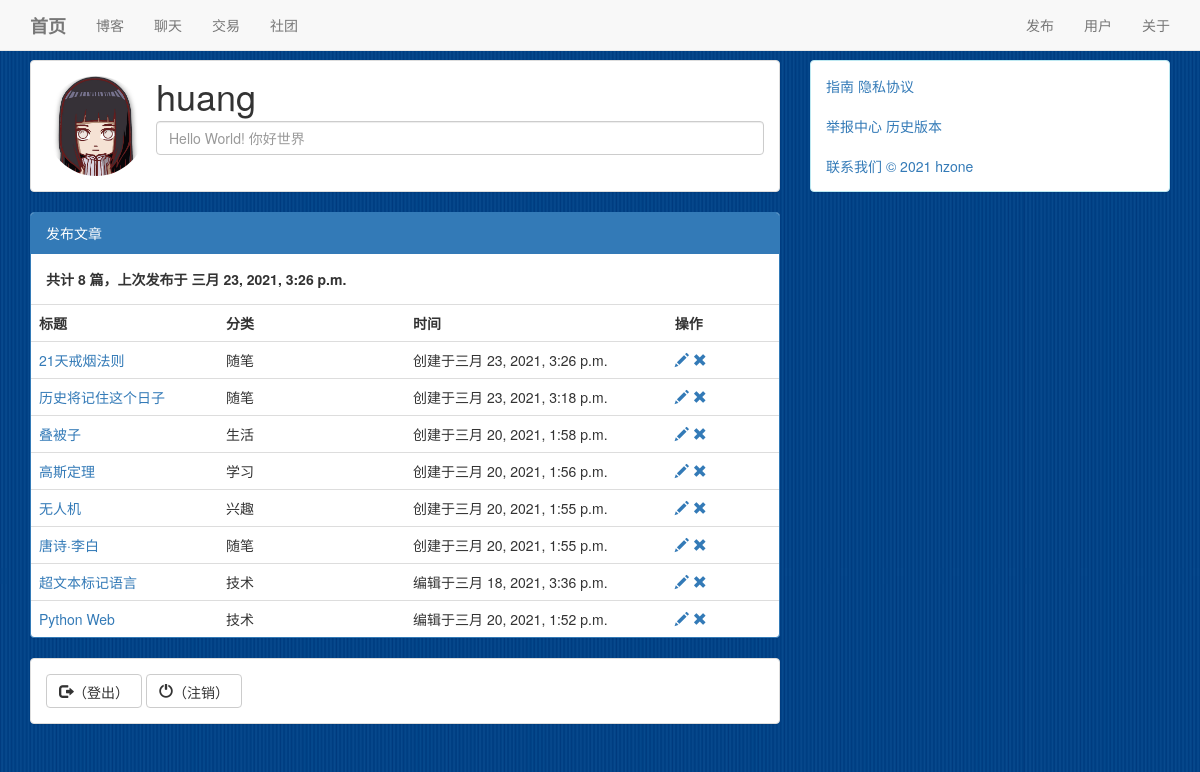
/user/1 (signed in), run on an earlier commit of the app's database.
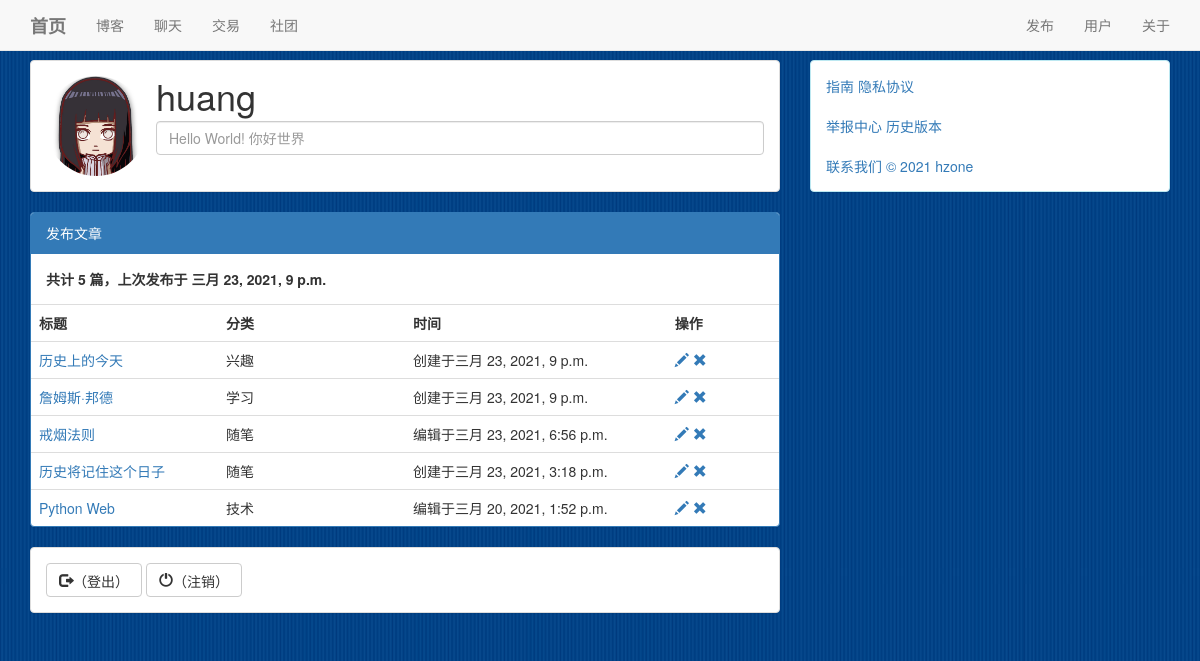
And on a later commit of the database.
### user/models.py (models this page shows)
class User(AbstractUser):
    motto = TextField(max_length=24,default='nothing at all')
    icon = ImageField(default="./static/image/icon/default/male.png",upload_to='./static/image/icon/upload/')
    class Meta:
        ordering = ['-id']
        verbose_name = '用户'
        verbose_name_plural = '用户'
    def __str__(self):
        return self.username

### blog/models.py (models this page shows, shortened)
class Atc(Model):
    title = CharField(max_length=30)
    content = TextField()
    author = ForeignKey(User,on_delete = DO_NOTHING)
    create_time = DateTimeField(auto_now_add=True)
    update_time = DateTimeField(auto_now=True)
    type = ForeignKey(AtcType,on_delete = DO_NOTHING)
    class Meta:
        ordering=['-create_time']
        verbose_name = '博客'
        verbose_name_plural = '博客'

class AtcType(Model):
    name = CharField(max_length=20)
    def __str__(self):
        return self.name
    class Meta:
        verbose_name = '分类'
        verbose_name_plural = '分类'

### user/views.py (the view, shortened to what this page needs)
# urls.py: path('<int:pk>',Room.as_view()),
class Room(View):
    def get(self,request,pk):
        form = userForm()
        user = get_object_or_404(User,pk = pk)
        context = {
            'visitor' :request.user,
            'user' : user,
            'form' : form,
            'atcs' : Atc.objects.filter(author = user),
        }
        return render(request,'room.html',context)

### user/forms.py
class userForm(forms.Form):
    icon = forms.ImageField(label = '用户头像',required= False)
    motto = forms.CharField(label= '个性签名',required= False)

### user/templates/room.html (shortened to what this page needs)
{% extends 'base.html' %}
    {% load static %}
    {% block main %}
        <div class="panel panel-default">
            <div class="panel-body">
                <div class="media">
                    <div class="media-left media-middle">
                        <img id = 'icon' class="img-circle" src="/{{ user.icon }}" height="100px" width="100px">
                    </div>
                    <div class="media-body">
                        <h1 class="media-heading">{{ user }}</h1>
                        <form id='user_form' enctype="multipart/form-data" action="./{{ user.id }}" method="post">
                            <input type="text" name="motto" id="id_motto" placeholder = "{{ user.motto }}" class="form-control">
                        </form>
                    </div>
                </div>
            </div>
        </div>
        <div class="panel panel-primary">
            <div class="panel-heading">发布文章</div>
            <div class="panel-body">
                <strong>共计 {{ atcs.count }} 篇，上次发布于 {{ atcs.first.create_time }}</strong>
            </div>
            <table class="table">
                <tr>
                    <th style="width:25%">标题</th>
                    <th style="width:25%">分类</th>
                    <th style="width:35%">时间</th>
                    {% if user == visitor %}
                        <th style="width:15%">操作</th>
                    {% endif %}
                </tr>
                {% for atc in atcs %}
                    <tr>
                        <td><a href="/blog/{{atc.pk}}">{{ atc.title }}</a></td>
                        <td>{{ atc.type }}</td>
                        {% if atc.create_time == atc.update_time %}
                            <td>创建于{{ atc.create_time }}</td>
                        {% else %}
                            <td>编辑于{{ atc.update_time }}</td>
                        {% endif %}
                        {% if user == visitor %}
                            <th>
                                <a href="/release/article/edit?pk={{ atc.pk }}">
                                    <span class="glyphicon glyphicon-pencil" aria-hidden="true"></span>
                                </a>
                                <a id='dele-atc' href="/release/article/delete?pk={{ atc.pk }}">
                                    <span class="glyphicon glyphicon-remove" aria-hidden="true"></span>
                                </a>
                            </th>
                        {% endif %}
                    </tr>
                {% endfor %}
            </table>
        </div>
        {% if user == visitor %}
            <div class="panel panel-default">
                <div class="panel-body">
                    <button  id='exit' type="button" class="btn btn-default" aria-label="Left Align">
                        <span class="glyphicon glyphicon-log-out" aria-hidden="true">（登出）</span>
                    </button>
                    <button type="button" class="btn btn-default" aria-label="Left Align">
                        <span class="glyphicon glyphicon-off" aria-hidden="true">（注销）</span>
                    </button>
                </div>
            </div>
        {% endif %}
    {% endblock %}

### templates/base.html (shortened to what this page needs)
<!DOCTYPE html>
<html lang="zh-CN">
  <head>
    {% load static %}
    <link href="https://cdn.jsdelivr.net/npm/bootstrap@3.3.7/dist/css/bootstrap.min.css" rel="stylesheet">
  </head>
  <body background="{% static 'image/background/blue.png' %}" style="background-attachment:fixed";>
    <header>
      <div class="navbar navbar-default navbar-fixed-top ">
        <div class="container">
          <div class="navbar-header">
            <a class="navbar-brand hidden-sm" href="/"><strong>首页</strong></a>
          </div>
          <div class="navbar-collapse collapse" role="navigation">
            <ul class="nav navbar-nav">
              <li><a href="/blog" target = "_blank">博客</a></li>
              <li><a href="/chat" target = "_blank">聊天</a></li>
              <li><a href="/deal" target = "_blank">交易</a></li>
              <li><a href="/club" target = "_blank">社团</a></li>
            </ul>
            <ul class="nav navbar-nav navbar-right hidden-sm">
              <li><a href="/release">发布</a></li>
              <li><a href="/user/{{user.id}}">用户</a></li>
              <li><a href="/about">关于</a></li>
            </ul>
          </div>
        </div>
      </div>
      <br><br><br>
    </header>
    <main>
      <div class="container">
        <div class="row">
          <div class="col-md-8">
            {% block main %}{% endblock %}
          </div>
          <div class="col-md-4 hidden-xs hidden-sm">
            <div class="panel panel-info">
              <div class="panel-body">
                <a href="">指南 </a><a href=""> 隐私协议</a>
                <br><br>
                <a href="">举报中心 </a><a href="">历史版本 </a>
                <br><br>
                <a href="">联系我们 </a><a href=""> © 2021 hzone</a>
              </div>
            </div>
          </div>
        </div>
      </div>
    </main>
  </body>
</html>

What changed in the data, as far as the page shows it:
removed Atc: title "叠被子", type "生活", create_time "三月 20, 2021, 1:58 p.m."
removed Atc: title "高斯定理", type "学习", create_time "三月 20, 2021, 1:56 p.m."
removed Atc: title "无人机", type "兴趣", create_time "三月 20, 2021, 1:55 p.m."
removed Atc: title "唐诗·李白", type "随笔", create_time "三月 20, 2021, 1:55 p.m."
removed Atc: title "超文本标记语言", type "技术", update_time "三月 18, 2021, 3:36 p.m."
added Atc: first.create_time "三月 23, 2021, 9 p.m.", title "历史上的今天", type "兴趣", create_time "三月 23, 2021, 9 p.m."
added Atc: title "詹姆斯·邦德", type "学习", create_time "三月 23, 2021, 9 p.m."
changed Atc: title "21天戒烟法则" → "戒烟法则"; update_time (not shown) → "三月 23, 2021, 6:56 p.m."; create_time "三月 23, 2021, 3:26 p.m." → (not shown); update_time "创建于" → "编辑于"
Also different on the page:
{{ atcs.count }}: "8" → "5"
{{ atcs.first.create_time }}: "三月 23, 2021, 3:26 p.m." → "三月 23, 2021, 9 p.m."
